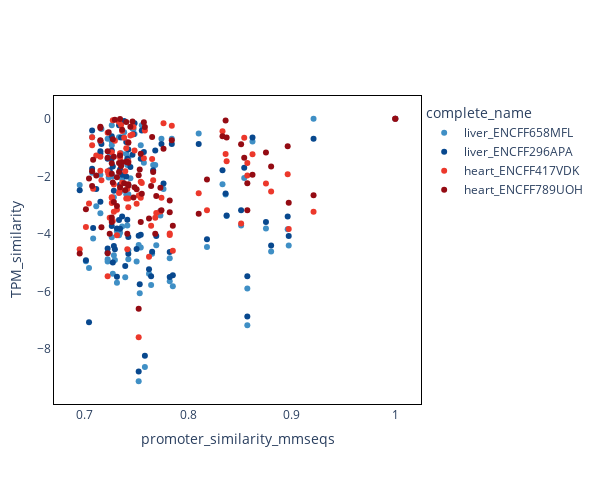

The cell this chart's notebook holds for it:
### Code cell
#df_plot_nozeros = df_plot[df_plot["pme_TPM_x"] > 0]
#df_plot_nozeros = df_plot[df_plot["pme_TPM_y"] > 0]
df_plot["TPM_similarity"] = -abs(np.log(df_plot["pme_TPM_x"] / df_plot["pme_TPM_y"]))
blue_palette = sns.color_palette("Blues", n_colors=10)
green_palette = sns.color_palette("Reds", n_colors=10)
# Create a custom palette with the first two shades of blue and the second two shades of green
rgb_colors = [blue_palette[6], blue_palette[9], green_palette[6], green_palette[9]]
custom_palette = [mcolors.rgb2hex(color) for color in rgb_colors]

# Set the palette
sns.set_palette(custom_palette)
#sns.scatterplot(data=df_plot, x="promoter_similarity_mmseqs", y="TPM_similarity", hue= "complete_name")
# plotly 

# set general plotly figure parameters
# white background and square shape

fig = px.scatter(df_plot, x="promoter_similarity_mmseqs", y="TPM_similarity", color="complete_name", color_discrete_sequence=custom_palette)
# Set the layout
fig.update_layout(
    autosize=False,
    width=600,
    height=500,
    plot_bgcolor='white',
    margin=dict(
        l=50,
        r=50,
        b=100,
        t=100,
        pad=4
    )
)
# add black lines in borders
fig.update_xaxes(showline=True, linewidth=1, linecolor='black', mirror=True)
fig.update_yaxes(showline=True, linewidth=1, linecolor='black', mirror=True)
fig.show()
